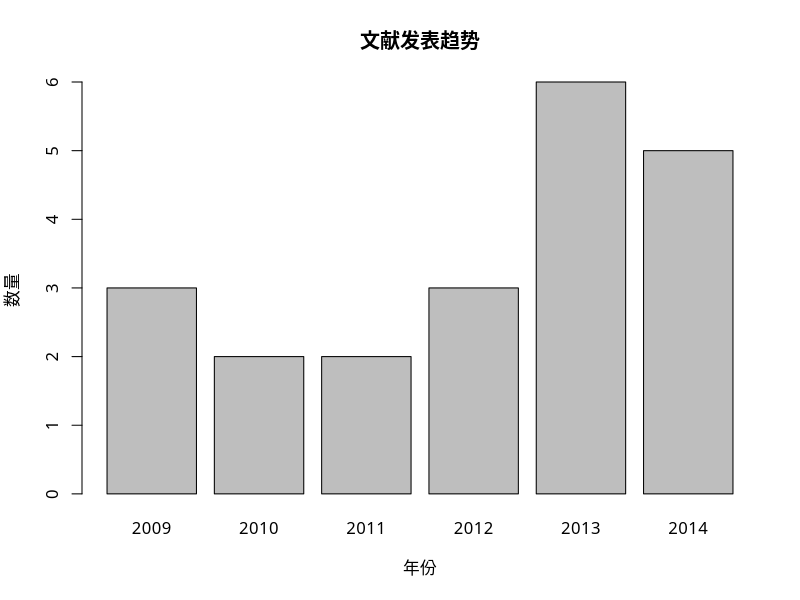
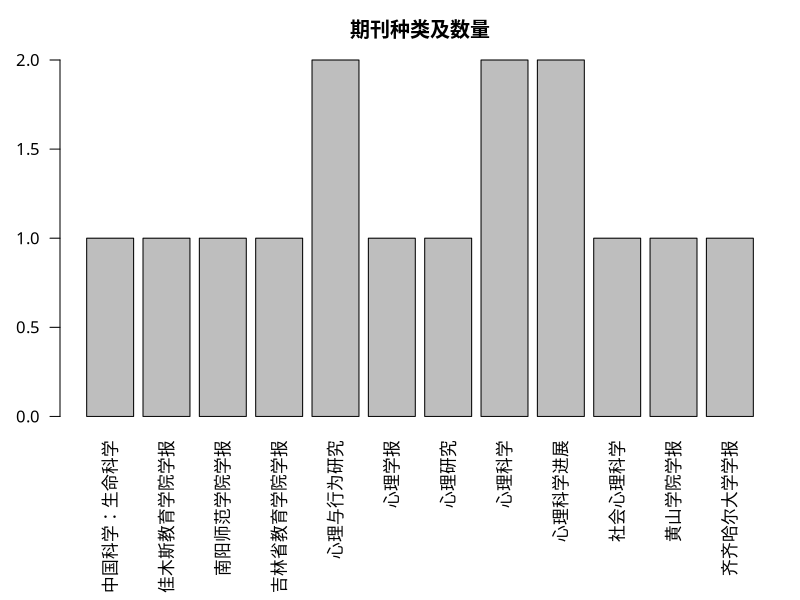

The R script that drew these images, in order:
# read data
data <-read.csv("stats.csv", encoding="UTF-8", 
                stringsAsFactors=FALSE)
names(data)
library(ggplot2)

# plot time vs. quantity
yearstats <- table(data$年份)
barplot(yearstats, main = "文献发表趋势", ## axis.lty = 1,
        family = "STHeiti", xlab = "年份", ylab = "数量")

dev.copy(png, "发表趋势.png", 800, 600)
dev.off()

# type of article
table(data$类型)
table(data$方法)
table(data$研究对象)

# article type & journal type
xbar <- table(data$方法, data$类型)
library(xtable)
print.xtable(xtable(xbar), type = "html",file = "期刊vs方法.html")

# Journals
journals <- table(data$期刊)

par(las = 2, mar = c(9, 3, 3, 1))
barplot(journals, main = "期刊种类及数量", ## axis.lty = 1,
        family = "STHeiti", ylab = "数量")

dev.copy(png, "期刊名称.png", 800, 600)
dev.off()

# org
orgs <- table(data$机构类型)
orgs
prop.table(orgs)

#